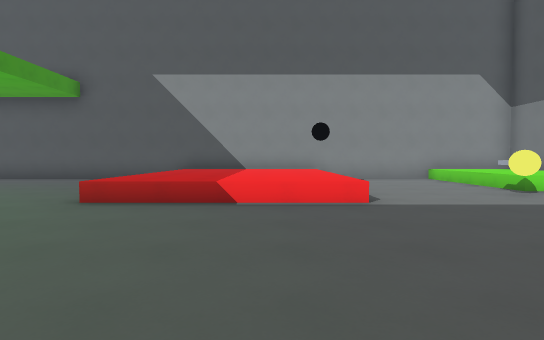
[1] (above)

20 first-person views from a walk through a level from a Godot 3-D game. The camera is 1.4 m above the floor, tilts 2° down and sees 80° across. The floor is counted in squares, 2 m on a side. Each view is taken from the middle of a square. On the plan, view 1 faces up. The plan holds only what a view shows up to about 10 squares ahead; the rest is blank. Surface patterns are stand-ins for the level's own textures.

[2]
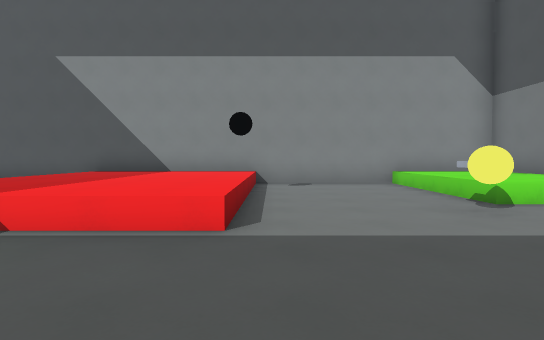

[3]
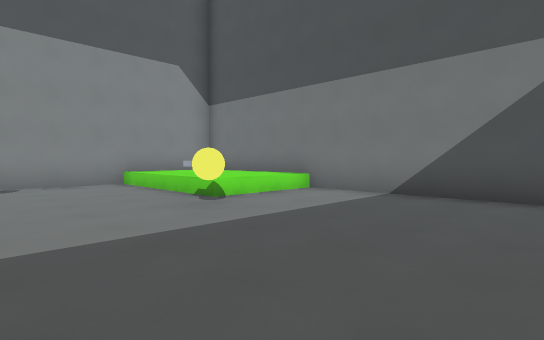

[4]
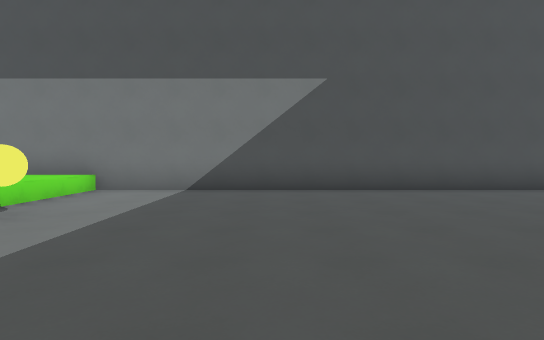

[5]
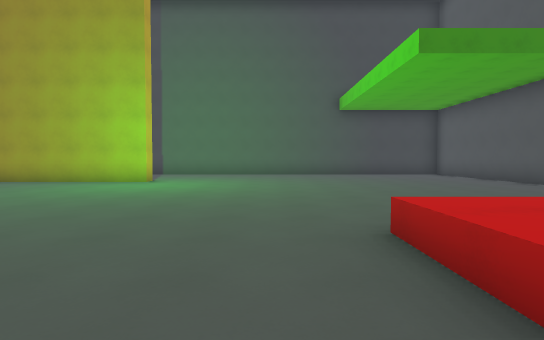

[6]
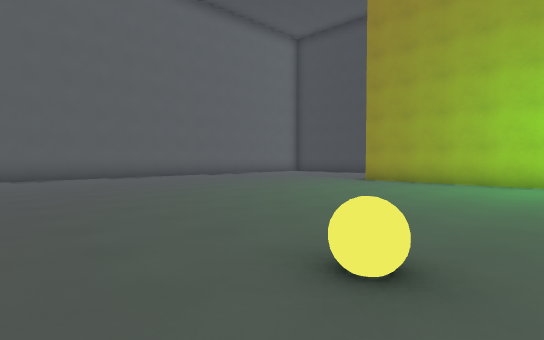

[7]
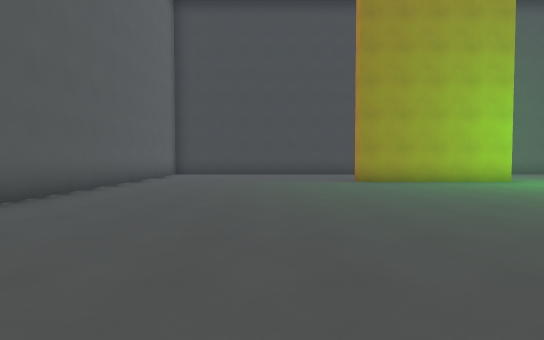

[8]
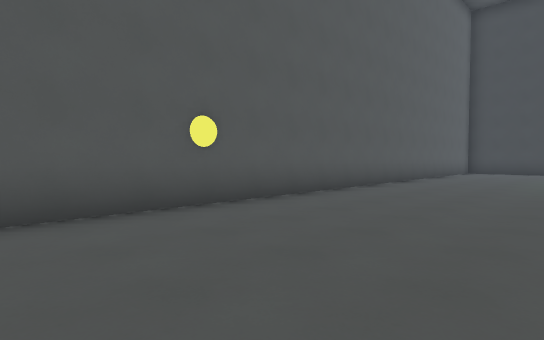

[9]
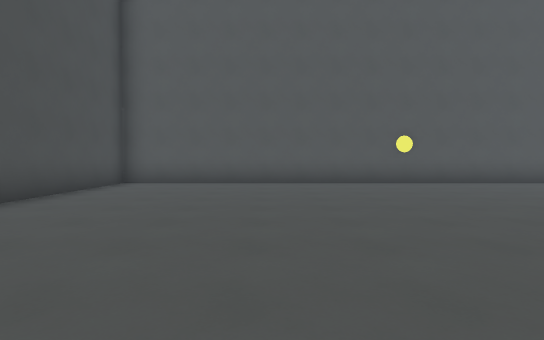

[10]
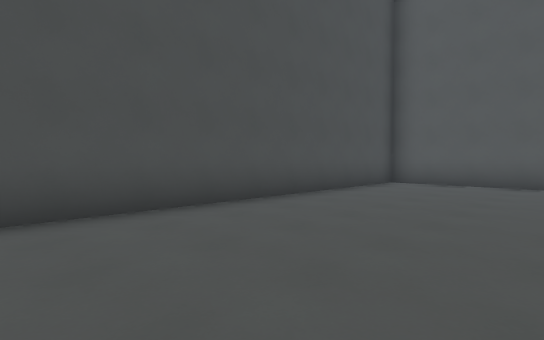

[11]
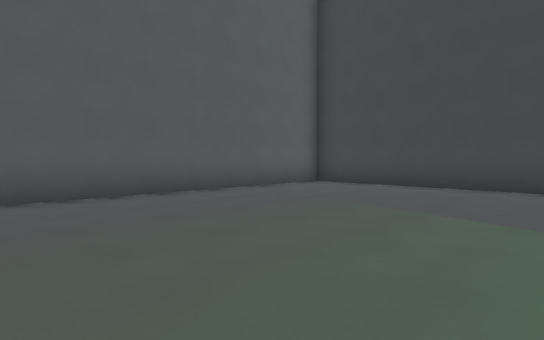

[12]
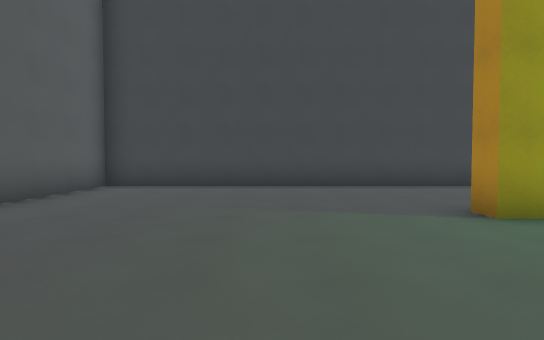

[13]
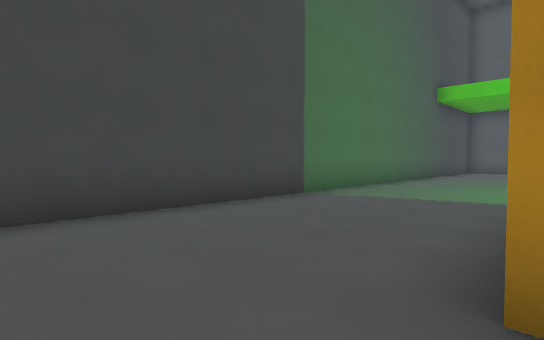

[14]
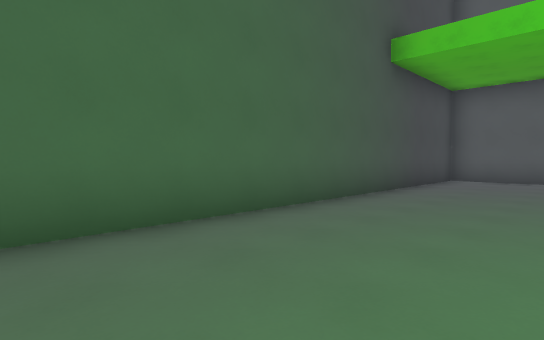

[15]
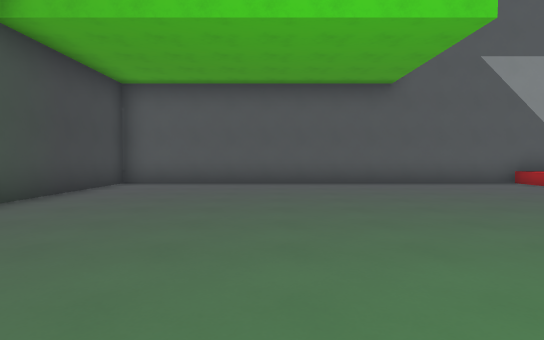

[16]
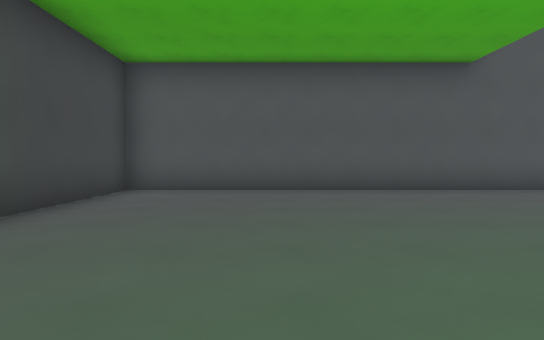

[17]
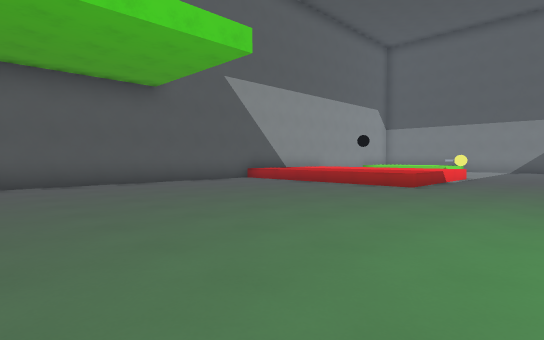

[18]
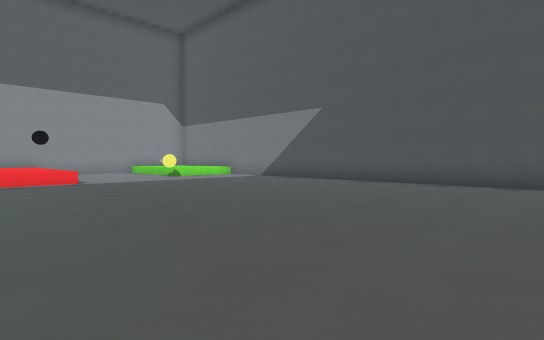

[19]
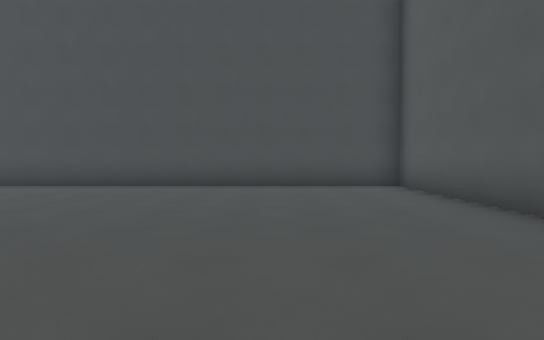

[20]
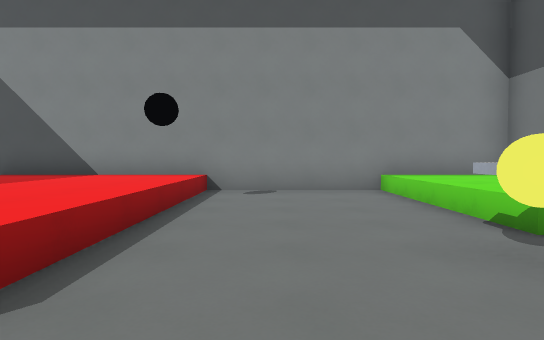

### Floor plan
Key: @ floor where view 1 was taken; # wall or solid block; . floor; = window, fence, low wall or low ledge; ^ raised ledge.
Columns run from 15 left of view 1 to 9 right of it. Each row starts with its distance up from view 1.
 12 #############    ####
 11 #...........=^^^^....^^#
 10 #...........^^^^^....^^^
  9 #...........^^^^^....^^^
  8 #...........^^^^^....^^^
  7 #...........^^^^^....^^=#
  6 #...........^^^^^...#...#
  5 #.......................#
  4 #.......................#
  3 #.......................#
  2 #.......................#
  1 #.......................#
  0 #....#.......=.@........#
 -1 #....#..................#
 -2 #....#..................#
 -3 #....#..................#
 -4 #....#..................#
 -5 #.......................#
 -6 #.......................#
 -7 #.......................#
 -8 #.......................#
 -9 #.......................#
-10 #.......................#
-11 #.......................#
-12 #########################

Positions as (right, up) in squares from view 1, and headings:
1: (0, 0), facing up
2: (2, 2), facing up
3: (2, 2), facing up-right
4: (1, 3), facing right
5: (0, 4), facing left
6: (0, 1), facing down-left
7: (0, -7), facing left
8: (3, -7), facing down-left
9: (4, -2), facing down
10: (4, -2), facing down-right
11: (-6, -5), facing down-left
12: (-6, -7), facing left
13: (-10, -6), facing up-left
14: (-11, 0), facing up-left
15: (-10, 2), facing up
16: (-11, 4), facing up
17: (-11, 2), facing up-right
18: (-1, -5), facing up-right
19: (0, -8), facing right
20: (3, 4), facing up
